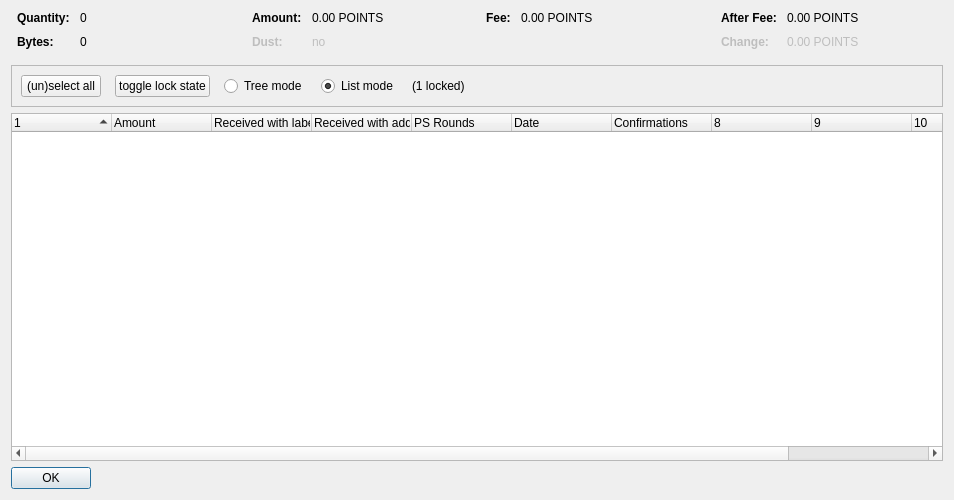
<?xml version="1.0" encoding="UTF-8"?>
<ui version="4.0">
 <class>CoinControlDialog</class>
 <widget class="QDialog" name="CoinControlDialog">
  <property name="geometry">
   <rect>
    <x>0</x>
    <y>0</y>
    <width>954</width>
    <height>500</height>
   </rect>
  </property>
  <property name="windowTitle">
   <string>Coin Selection</string>
  </property>
  <layout class="QVBoxLayout" name="verticalLayout">
   <item>
    <layout class="QHBoxLayout" name="horizontalLayoutTop" stretch="0,0,0,0">
     <property name="topMargin">
      <number>0</number>
     </property>
     <property name="bottomMargin">
      <number>10</number>
     </property>
     <item>
      <layout class="QFormLayout" name="formLayoutCoinControl1">
       <property name="horizontalSpacing">
        <number>10</number>
       </property>
       <property name="verticalSpacing">
        <number>10</number>
       </property>
       <property name="leftMargin">
        <number>6</number>
       </property>
       <property name="rightMargin">
        <number>6</number>
       </property>
       <item row="0" column="0">
        <widget class="QLabel" name="labelCoinControlQuantityText">
         <property name="font">
          <font>
           <weight>75</weight>
           <bold>true</bold>
          </font>
         </property>
         <property name="text">
          <string>Quantity:</string>
         </property>
        </widget>
       </item>
       <item row="0" column="1">
        <widget class="QLabel" name="labelCoinControlQuantity">
         <property name="cursor">
          <cursorShape>IBeamCursor</cursorShape>
         </property>
         <property name="contextMenuPolicy">
          <enum>Qt::ActionsContextMenu</enum>
         </property>
         <property name="text">
          <string notr="true">0</string>
         </property>
         <property name="textInteractionFlags">
          <set>Qt::LinksAccessibleByMouse|Qt::TextSelectableByKeyboard|Qt::TextSelectableByMouse</set>
         </property>
        </widget>
       </item>
       <item row="1" column="0">
        <widget class="QLabel" name="labelCoinControlBytesText">
         <property name="font">
          <font>
           <weight>75</weight>
           <bold>true</bold>
          </font>
         </property>
         <property name="text">
          <string>Bytes:</string>
         </property>
        </widget>
       </item>
       <item row="1" column="1">
        <widget class="QLabel" name="labelCoinControlBytes">
         <property name="cursor">
          <cursorShape>IBeamCursor</cursorShape>
         </property>
         <property name="contextMenuPolicy">
          <enum>Qt::ActionsContextMenu</enum>
         </property>
         <property name="text">
          <string notr="true">0</string>
         </property>
         <property name="textInteractionFlags">
          <set>Qt::LinksAccessibleByMouse|Qt::TextSelectableByKeyboard|Qt::TextSelectableByMouse</set>
         </property>
        </widget>
       </item>
      </layout>
     </item>
     <item>
      <layout class="QFormLayout" name="formLayoutCoinControl2">
       <property name="horizontalSpacing">
        <number>10</number>
       </property>
       <property name="verticalSpacing">
        <number>10</number>
       </property>
       <property name="leftMargin">
        <number>6</number>
       </property>
       <property name="rightMargin">
        <number>6</number>
       </property>
       <item row="0" column="0">
        <widget class="QLabel" name="labelCoinControlAmountText">
         <property name="font">
          <font>
           <weight>75</weight>
           <bold>true</bold>
          </font>
         </property>
         <property name="text">
          <string>Amount:</string>
         </property>
        </widget>
       </item>
       <item row="0" column="1">
        <widget class="QLabel" name="labelCoinControlAmount">
         <property name="cursor">
          <cursorShape>IBeamCursor</cursorShape>
         </property>
         <property name="contextMenuPolicy">
          <enum>Qt::ActionsContextMenu</enum>
         </property>
         <property name="text">
          <string notr="true">0.00 POINTS</string>
         </property>
         <property name="textInteractionFlags">
          <set>Qt::LinksAccessibleByMouse|Qt::TextSelectableByKeyboard|Qt::TextSelectableByMouse</set>
         </property>
        </widget>
       </item>
       <item row="1" column="0">
        <widget class="QLabel" name="labelCoinControlLowOutputText">
         <property name="enabled">
          <bool>false</bool>
         </property>
         <property name="font">
          <font>
           <weight>75</weight>
           <bold>true</bold>
          </font>
         </property>
         <property name="text">
          <string>Dust:</string>
         </property>
        </widget>
       </item>
       <item row="1" column="1">
        <widget class="QLabel" name="labelCoinControlLowOutput">
         <property name="enabled">
          <bool>false</bool>
         </property>
         <property name="cursor">
          <cursorShape>IBeamCursor</cursorShape>
         </property>
         <property name="contextMenuPolicy">
          <enum>Qt::ActionsContextMenu</enum>
         </property>
         <property name="text">
          <string notr="true">no</string>
         </property>
         <property name="textInteractionFlags">
          <set>Qt::LinksAccessibleByMouse|Qt::TextSelectableByKeyboard|Qt::TextSelectableByMouse</set>
         </property>
        </widget>
       </item>
      </layout>
     </item>
     <item>
      <layout class="QFormLayout" name="formLayoutCoinControl3">
       <property name="horizontalSpacing">
        <number>10</number>
       </property>
       <property name="verticalSpacing">
        <number>10</number>
       </property>
       <property name="leftMargin">
        <number>6</number>
       </property>
       <property name="rightMargin">
        <number>6</number>
       </property>
       <item row="0" column="0">
        <widget class="QLabel" name="labelCoinControlFeeText">
         <property name="font">
          <font>
           <weight>75</weight>
           <bold>true</bold>
          </font>
         </property>
         <property name="text">
          <string>Fee:</string>
         </property>
        </widget>
       </item>
       <item row="0" column="1">
        <widget class="QLabel" name="labelCoinControlFee">
         <property name="cursor">
          <cursorShape>IBeamCursor</cursorShape>
         </property>
         <property name="contextMenuPolicy">
          <enum>Qt::ActionsContextMenu</enum>
         </property>
         <property name="text">
          <string notr="true">0.00 POINTS</string>
         </property>
         <property name="textInteractionFlags">
          <set>Qt::LinksAccessibleByMouse|Qt::TextSelectableByKeyboard|Qt::TextSelectableByMouse</set>
         </property>
        </widget>
       </item>
      </layout>
     </item>
     <item>
      <layout class="QFormLayout" name="formLayoutCoinControl4">
       <property name="horizontalSpacing">
        <number>10</number>
       </property>
       <property name="verticalSpacing">
        <number>10</number>
       </property>
       <property name="leftMargin">
        <number>6</number>
       </property>
       <property name="rightMargin">
        <number>6</number>
       </property>
       <item row="0" column="0">
        <widget class="QLabel" name="labelCoinControlAfterFeeText">
         <property name="font">
          <font>
           <weight>75</weight>
           <bold>true</bold>
          </font>
         </property>
         <property name="text">
          <string>After Fee:</string>
         </property>
        </widget>
       </item>
       <item row="0" column="1">
        <widget class="QLabel" name="labelCoinControlAfterFee">
         <property name="cursor">
          <cursorShape>IBeamCursor</cursorShape>
         </property>
         <property name="contextMenuPolicy">
          <enum>Qt::ActionsContextMenu</enum>
         </property>
         <property name="text">
          <string notr="true">0.00 POINTS</string>
         </property>
         <property name="textInteractionFlags">
          <set>Qt::LinksAccessibleByMouse|Qt::TextSelectableByKeyboard|Qt::TextSelectableByMouse</set>
         </property>
        </widget>
       </item>
       <item row="1" column="0">
        <widget class="QLabel" name="labelCoinControlChangeText">
         <property name="enabled">
          <bool>false</bool>
         </property>
         <property name="font">
          <font>
           <weight>75</weight>
           <bold>true</bold>
          </font>
         </property>
         <property name="text">
          <string>Change:</string>
         </property>
        </widget>
       </item>
       <item row="1" column="1">
        <widget class="QLabel" name="labelCoinControlChange">
         <property name="enabled">
          <bool>false</bool>
         </property>
         <property name="cursor">
          <cursorShape>IBeamCursor</cursorShape>
         </property>
         <property name="contextMenuPolicy">
          <enum>Qt::ActionsContextMenu</enum>
         </property>
         <property name="text">
          <string notr="true">0.00 POINTS</string>
         </property>
         <property name="textInteractionFlags">
          <set>Qt::LinksAccessibleByMouse|Qt::TextSelectableByKeyboard|Qt::TextSelectableByMouse</set>
         </property>
        </widget>
       </item>
      </layout>
     </item>
    </layout>
   </item>
   <item>
    <widget class="QFrame" name="frame">
     <property name="minimumSize">
      <size>
       <width>0</width>
       <height>40</height>
      </size>
     </property>
     <property name="frameShape">
      <enum>QFrame::StyledPanel</enum>
     </property>
     <property name="frameShadow">
      <enum>QFrame::Sunken</enum>
     </property>
     <layout class="QHBoxLayout" name="horizontalLayout">
      <item>
       <layout class="QHBoxLayout" name="horizontalLayoutPanel" stretch="0,0,0,0,0,0">
        <property name="spacing">
         <number>14</number>
        </property>
        <item>
         <widget class="QPushButton" name="pushButtonSelectAll">
          <property name="sizePolicy">
           <sizepolicy hsizetype="Maximum" vsizetype="Fixed">
            <horstretch>0</horstretch>
            <verstretch>0</verstretch>
           </sizepolicy>
          </property>
          <property name="text">
           <string>(un)select all</string>
          </property>
          <property name="autoDefault">
           <bool>false</bool>
          </property>
         </widget>
        </item>
        <item>
         <widget class="QPushButton" name="pushButtonToggleLock">
          <property name="sizePolicy">
           <sizepolicy hsizetype="Maximum" vsizetype="Fixed">
            <horstretch>0</horstretch>
            <verstretch>0</verstretch>
           </sizepolicy>
          </property>
          <property name="text">
           <string>toggle lock state</string>
          </property>
          <property name="autoDefault">
           <bool>false</bool>
          </property>
         </widget>
        </item>
        <item>
         <widget class="QRadioButton" name="radioTreeMode">
          <property name="sizePolicy">
           <sizepolicy hsizetype="Maximum" vsizetype="Fixed">
            <horstretch>0</horstretch>
            <verstretch>0</verstretch>
           </sizepolicy>
          </property>
          <property name="text">
           <string>Tree mode</string>
          </property>
         </widget>
        </item>
        <item>
         <widget class="QRadioButton" name="radioListMode">
          <property name="sizePolicy">
           <sizepolicy hsizetype="Maximum" vsizetype="Fixed">
            <horstretch>0</horstretch>
            <verstretch>0</verstretch>
           </sizepolicy>
          </property>
          <property name="text">
           <string>List mode</string>
          </property>
          <property name="checked">
           <bool>true</bool>
          </property>
         </widget>
        </item>
        <item>
         <widget class="QLabel" name="labelLocked">
          <property name="text">
           <string>(1 locked)</string>
          </property>
         </widget>
        </item>
        <item>
         <spacer name="horizontalSpacer">
          <property name="orientation">
           <enum>Qt::Horizontal</enum>
          </property>
          <property name="sizeHint" stdset="0">
           <size>
            <width>40</width>
            <height>20</height>
           </size>
          </property>
         </spacer>
        </item>
       </layout>
      </item>
     </layout>
    </widget>
   </item>
   <item>
    <widget class="CoinControlTreeWidget" name="treeWidget">
     <property name="contextMenuPolicy">
      <enum>Qt::CustomContextMenu</enum>
     </property>
     <property name="sortingEnabled">
      <bool>false</bool>
     </property>
     <property name="columnCount">
      <number>11</number>
     </property>
     <attribute name="headerShowSortIndicator" stdset="0">
      <bool>true</bool>
     </attribute>
     <attribute name="headerStretchLastSection">
      <bool>false</bool>
     </attribute>
     <column>
      <property name="text">
       <string/>
      </property>
     </column>
     <column>
      <property name="text">
       <string>Amount</string>
      </property>
     </column>
     <column>
      <property name="text">
       <string>Received with label</string>
      </property>
     </column>
     <column>
      <property name="text">
       <string>Received with address</string>
      </property>
     </column>
     <column>
      <property name="text">
       <string>PS Rounds</string>
      </property>
     </column>
     <column>
      <property name="text">
       <string>Date</string>
      </property>
     </column>
     <column>
      <property name="text">
       <string>Confirmations</string>
      </property>
      <property name="toolTip">
       <string>Confirmed</string>
      </property>
     </column>
     <column>
      <property name="text">
       <string/>
      </property>
     </column>
     <column>
      <property name="text">
       <string/>
      </property>
     </column>
     <column>
      <property name="text">
       <string/>
      </property>
     </column>
     <column>
      <property name="text">
       <string/>
      </property>
     </column>
    </widget>
   </item>
   <item>
    <widget class="QDialogButtonBox" name="buttonBox">
     <property name="sizePolicy">
      <sizepolicy hsizetype="Maximum" vsizetype="Fixed">
       <horstretch>0</horstretch>
       <verstretch>0</verstretch>
      </sizepolicy>
     </property>
     <property name="orientation">
      <enum>Qt::Horizontal</enum>
     </property>
     <property name="standardButtons">
      <set>QDialogButtonBox::Ok</set>
     </property>
    </widget>
   </item>
  </layout>
 </widget>
 <customwidgets>
  <customwidget>
   <class>CoinControlTreeWidget</class>
   <extends>QTreeWidget</extends>
   <header>coincontroltreewidget.h</header>
  </customwidget>
 </customwidgets>
 <resources/>
 <connections/>
</ui>
